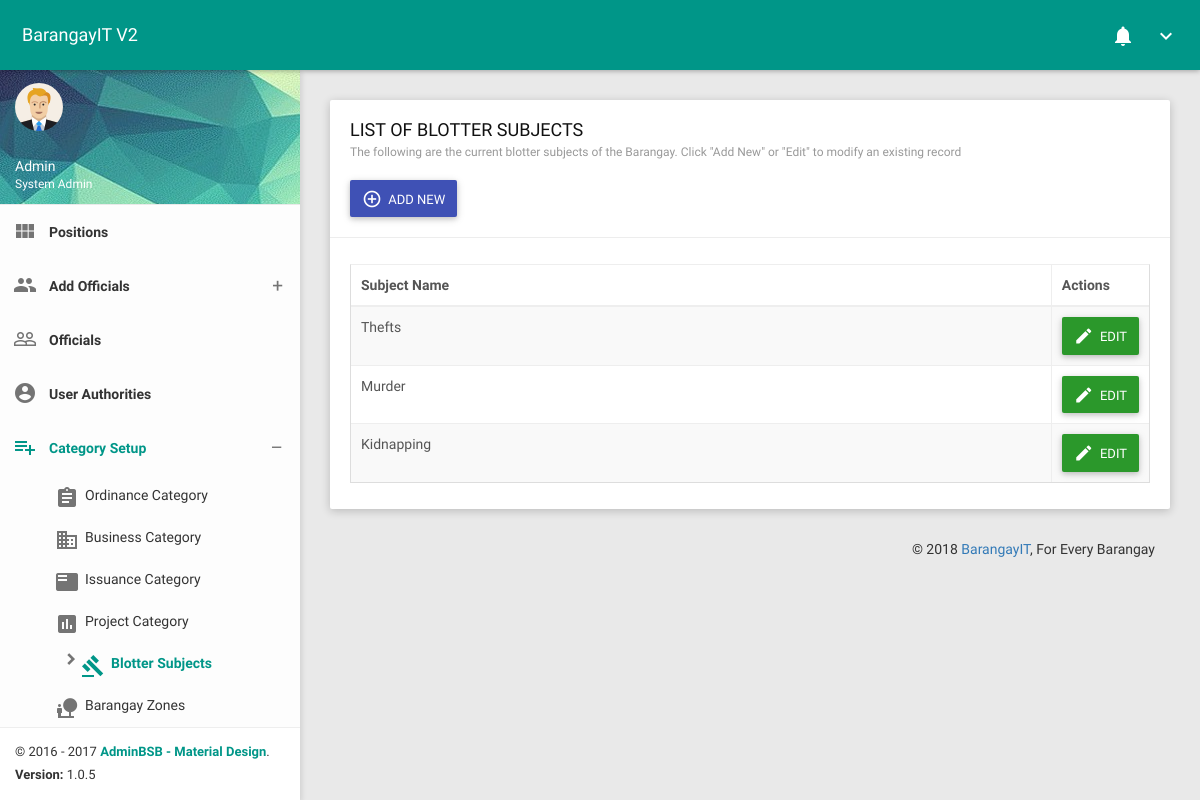
/AdBlotterSubjects.php, run on the app's committed database.
### tables this page shows
CREATE TABLE IF NOT EXISTS `bitdb_r_blottercategory` (
  `BlotterCategoryID` int(11) NOT NULL AUTO_INCREMENT,
  `BlotterCategoryName` varchar(100) NOT NULL,
  `BlotterCategoryDate` date NOT NULL,
  PRIMARY KEY (`BlotterCategoryID`)
);

### AdBlotterSubjects.php (the view, shortened to what this page needs)
<?php
    include('head.php');
    include('AdminNavbar.php');
?>
<section class="content">
    <div class="container-fluid">
        <div class="row clearfix">
            <div class="col-lg-12 col-md-12 col-sm-12 col-xs-12">
                <div class="card">
                    <div class="header">
                        <h2>
                            LIST OF BLOTTER SUBJECTS
                            <small>The following are the current blotter subjects of the Barangay. Click "Add New" or "Edit" to modify an existing record</small>
                        </h2>
                        <br/>
                        <button type="button" class="btn bg-indigo waves-effect" data-toggle="modal" data-target="#addBlotterSubModal">
                            <i class="material-icons">add_circle_outline</i>
                            <span>ADD NEW</span>
                        </button>
                    </div>
                    <div class="body">
                        <div class="table-responsive">
                            <table class="table table-bordered table-striped table-hover js-basic-example dataTable">
                                <thead>
                                    <tr>
                                        <th>Subject Name</th>
                                        <th style="width: 15px; ">Actions</th>
                                    </tr>
                                </thead>
                                <tbody>
                                   <?php
                                    include_once('dbconn.php');
                                    $BlotterCatSQL = "SELECT * FROM bitdb_r_blottercategory";
                                    $BlotterCatQuery = mysqli_query($bitMysqli,$BlotterCatSQL) or die(mysqli_error($bitMysqli));
                                    if (mysqli_num_rows($BlotterCatQuery) > 0)
                                    {
                                        while($row = mysqli_fetch_assoc($BlotterCatQuery))
                                                {
                                                    $ID = $row['BlotterCategoryID'];
                                                    $Title = $row['BlotterCategoryName'];
                                                    echo
                                                    '<tr>
                                                        <td class="hide">'.$ID.'</td>
                                                        <td>'.$Title.'</td>
                                                        <td>
                                                            <button type="button" class="btn btn-success waves-effect editBlotterCat" data-toggle="modal" data-target="#editBlotterSubModal">
                                                                <i class="material-icons">mode_edit</i>
                                                                <span>EDIT</span>
                                                            </button>
                                                        </td>
                                                    </tr>';
                                                }
                                    }
                                    ?>
                                </tbody>
                            </table>
                        </div>
                    </div>
                </div>
            </div>
        </div>
        <?php include('footer.php'); ?>

### data on the page
bitdb_r_blottercategory: BlotterCategoryName "Thefts"
bitdb_r_blottercategory: BlotterCategoryName "Murder"
bitdb_r_blottercategory: BlotterCategoryName "Kidnapping"

### other printed values
$WName "Admin"
$Pos "System Admin"
